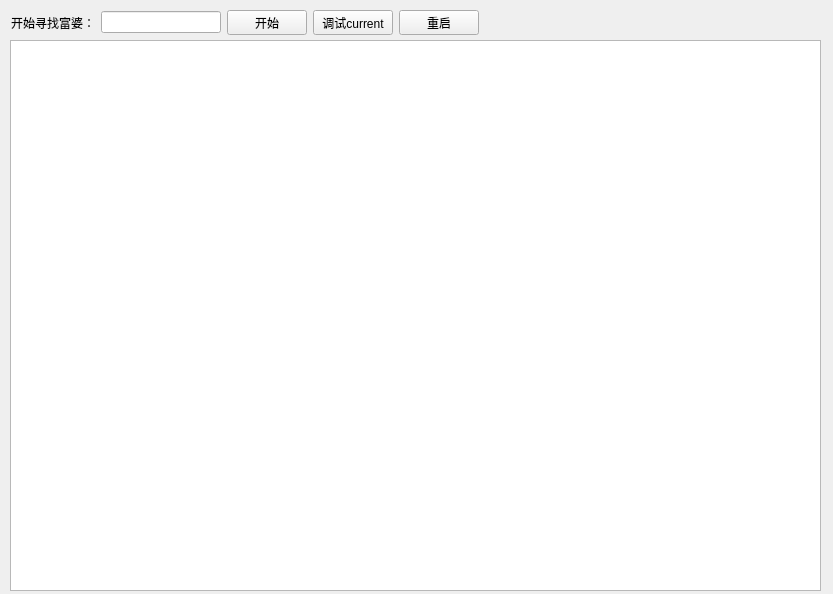
<?xml version="1.0" encoding="UTF-8"?>
<ui version="4.0">
 <class>Form</class>
 <widget class="QWidget" name="Form">
  <property name="geometry">
   <rect>
    <x>0</x>
    <y>0</y>
    <width>833</width>
    <height>594</height>
   </rect>
  </property>
  <property name="windowTitle">
   <string>全国富婆通讯录</string>
  </property>
  <widget class="QTextBrowser" name="textBrowser">
   <property name="geometry">
    <rect>
     <x>10</x>
     <y>40</y>
     <width>811</width>
     <height>551</height>
    </rect>
   </property>
  </widget>
  <widget class="QWidget" name="">
   <property name="geometry">
    <rect>
     <x>11</x>
     <y>10</y>
     <width>468</width>
     <height>25</height>
    </rect>
   </property>
   <layout class="QHBoxLayout" name="horizontalLayout">
    <item>
     <widget class="QLabel" name="label">
      <property name="text">
       <string>开始寻找富婆：</string>
      </property>
     </widget>
    </item>
    <item>
     <widget class="QLineEdit" name="lineEdit"/>
    </item>
    <item>
     <widget class="QPushButton" name="pushButton">
      <property name="text">
       <string>开始</string>
      </property>
     </widget>
    </item>
    <item>
     <widget class="QPushButton" name="pushButton_2">
      <property name="text">
       <string>调试current</string>
      </property>
     </widget>
    </item>
    <item>
     <widget class="QPushButton" name="pushButton_3">
      <property name="text">
       <string>重启</string>
      </property>
     </widget>
    </item>
   </layout>
  </widget>
 </widget>
 <resources/>
 <connections/>
</ui>
